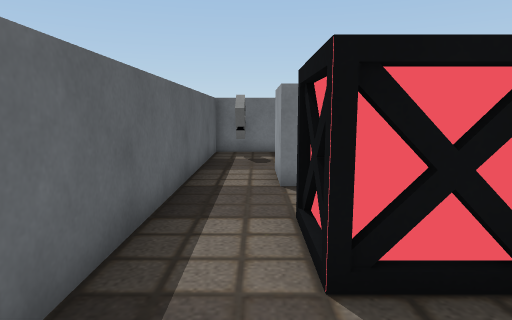
View 1 (above)

16 first-person views from a walk through a Unity game level. The camera is 0.72 m above the floor, tilts 8° down and sees 75° across. The floor is counted in squares, 0.5 m on a side. Each view is taken from the middle of a square. On the plan, view 1 faces up. The plan holds only what a view shows up to about 15 squares ahead; the rest is blank. The player character is not drawn. Some surface patterns are stand-ins.

View 2
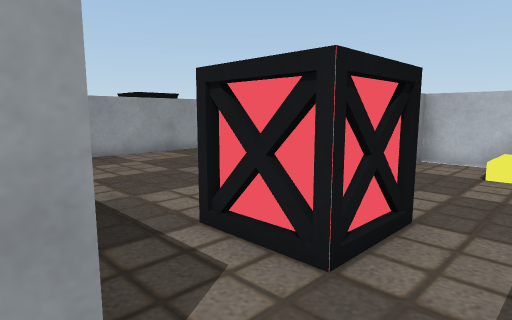

View 3
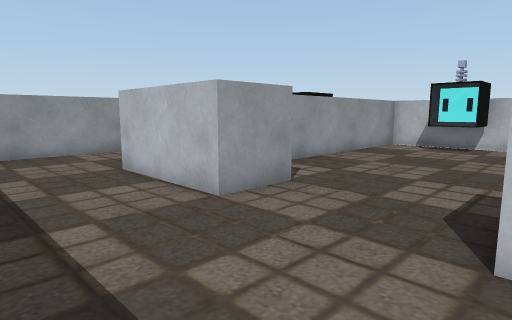

View 4
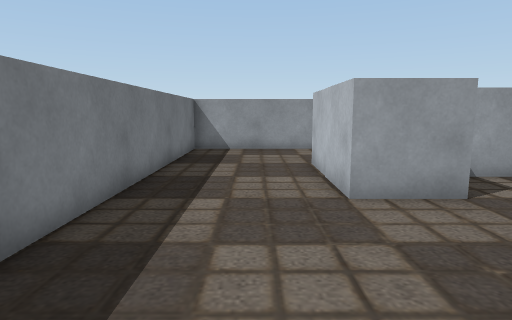

View 5
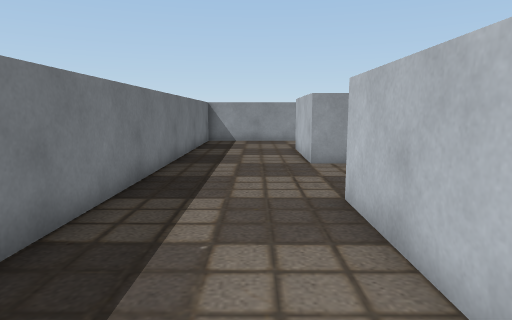

View 6
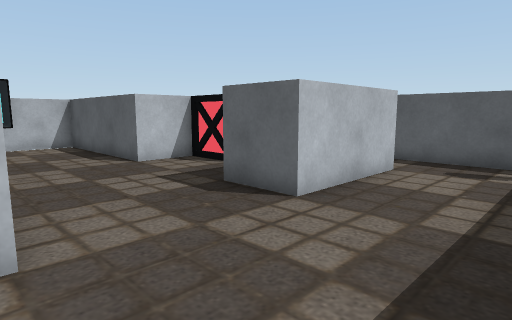

View 7
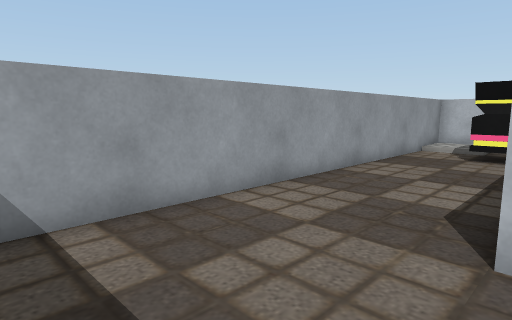

View 8
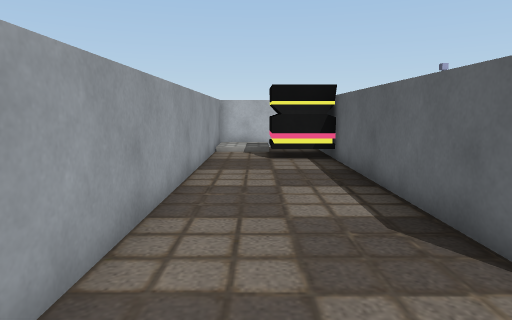

View 9
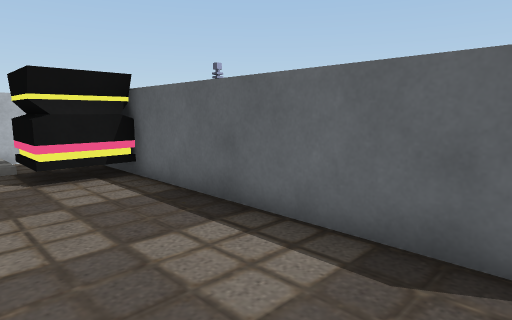

View 10
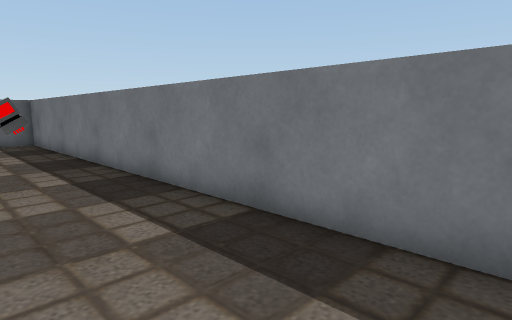

View 11
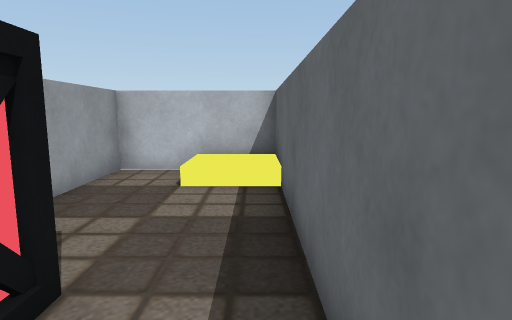

View 12
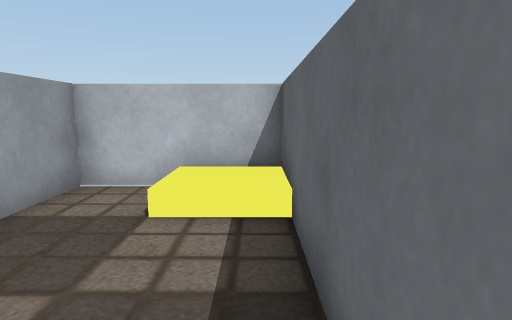

View 13
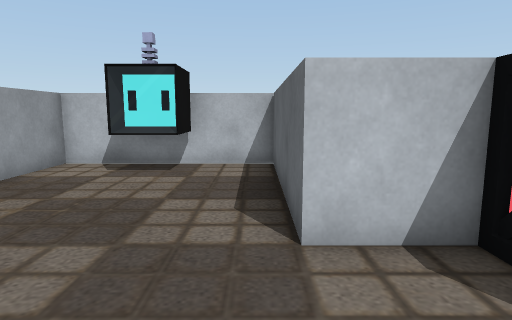

View 14
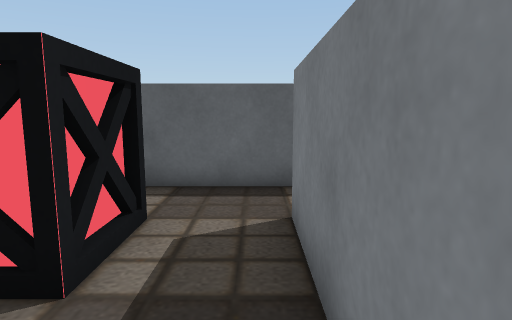

View 15
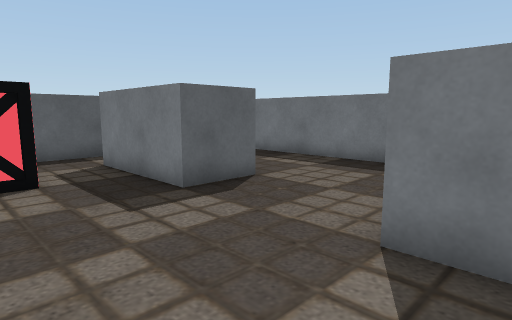

View 16
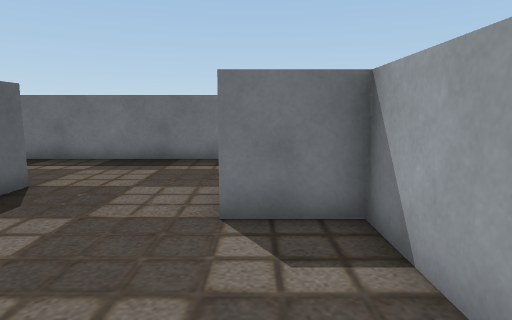

### Floor plan
Points are (right, up) in squares from view 1. A wall is a line through its corners. A room is listed if a view was taken in it or the views show most of it. See-through windows are left out.
Room 1 (views 1, 2, 3, 4, 5, 6, 7, 8, 9, 10, 11, 12, 13, 14, 15, 16)
walls: (4.5, 6.5) (0.5, 6.5) (0.5, 8.5) (4.5, 8.5) (4.5, 6.5); (2.5, 2.5) (4.5, 2.5) (4.5, -3.6) (10.5, -3.6) (10.5, 6.5) (8.5, 6.5) (8.5, 8.5) (12.5, 8.5); (12.5, 8) (12.5, -0.4); (13.8, -3.6) (16.5, -3.6) (16.5, 12.5) (-1.5, 12.5) (-1.5, -3.6) (2.5, -3.6) (2.5, -0.5)
objects: other object (-1, 11); other object (1, 3) to (3, 4); other object (7, -3) to (8, -2); other object (13, -1) to (14, 0)

Positions as (right, up) in squares from view 1, and headings:
1: (0, 0), facing up
2: (-1, 7), facing down-right
3: (4, 12), facing down-right
4: (3, 10), facing right
5: (-1, 10), facing right
6: (9, 12), facing down-left
7: (12, 12), facing down-right
8: (15, 11), facing down
9: (16, 8), facing down-left
10: (16, 9), facing up-left
11: (-1, 5), facing down
12: (-1, 3), facing down
13: (5, 6), facing down
14: (5, 6), facing left
15: (10, 3), facing up-left
16: (9, 2), facing up
